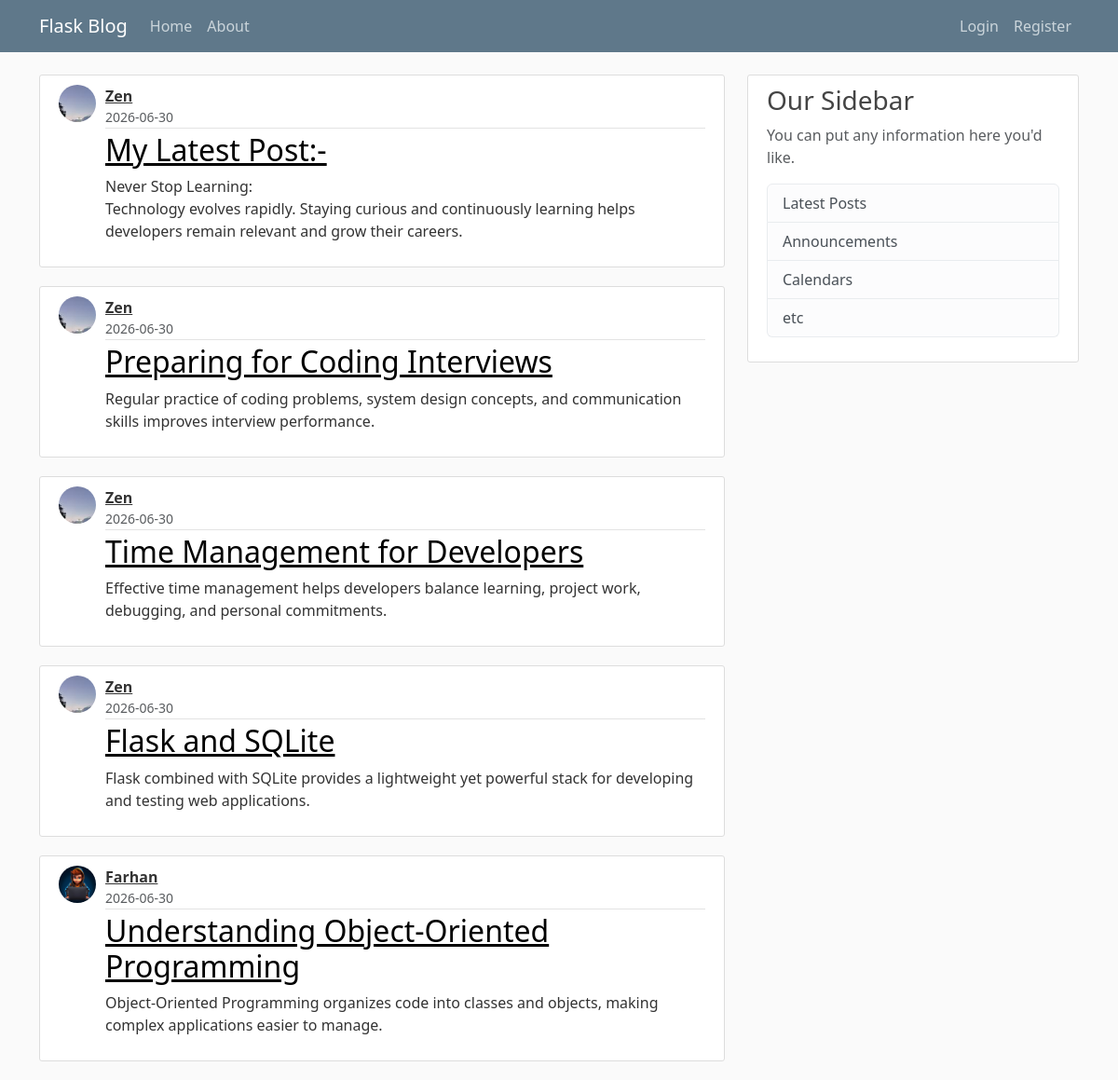
The page /home on the database its author committed.
### app/models.py (models this page shows, shortened)
class Post(db.Model):
    id = db.Column(db.Integer, primary_key = True)
    title = db.Column(db.String(100), nullable = False)
    date_posted = db.Column(db.DateTime, nullable = False, default = datetime.utcnow )
    content = db.Column(db.Text, nullable = False)
    user_id = db.Column(db.Integer, db.ForeignKey('user.id'), nullable=False)

class User(db.Model, UserMixin):
    id = db.Column(db.Integer, primary_key = True)
    username = db.Column(db.String(20), unique = True, nullable = False)
    email = db.Column(db.String(120), unique = True, nullable = False)
    image_file = db.Column(db.String(20), nullable = False, default = 'default.jpg')
    password = db.Column(db.String(60), nullable = False)
    posts = db.relationship('Post', backref = 'author', lazy = True)

### app/routes.py (the view)
@app.route("/")
@app.route("/home")
def home():
    page = request.args.get('page', 1, type = int)
    posts = Post.query.order_by(Post.date_posted.desc()).paginate(page = page, per_page = 5)
    return render_template('home.html', posts = posts)

### app/templates/home.html
{% extends "layout.html"%}
{% block content %}
{% for post in posts %}
<article class="media content-section">
    <img class="rounded-circle post-avatar"
         src="{{ url_for('static', filename='profile_pics/' + post.author.image_file) }}">
    <div class="media-body">
        <div class="article-metadata">
            <div class="author-block">
                <a class="author-name" href="#">{{ post.author.username }}</a>
                <small class="text-muted d-block">
                    {{ post.date_posted.strftime('%Y-%m-%d') }}
                </small>
            </div>
        </div>
        <h2 class="article-title" ><a href="{{ url_for('post', post_id = post.id)}}">{{ post.title }}</a></h2>
        <p class="article-content">{{ post.content }}</p>
    </div>
</article>
{% endfor %}
{% endblock content %}

### app/templates/layout.html (shortened to what this page needs)
<!DOCTYPE html>
<html>
<head>
    <link rel="stylesheet" href="https://cdn.jsdelivr.net/npm/bootstrap@5.3.8/dist/css/bootstrap.min.css"
>
    <link rel="stylesheet" type="text/css" href="{{ url_for('static',  filename = 'main.css') }}">
</head>
<body>
    <header class="site-header">
        <nav class="navbar navbar-expand-md navbar-dark bg-steel fixed-top">
            <div class="container">
                <a class="navbar-brand me  -4" href="/">Flask Blog</a>
                <div class="collapse navbar-collapse" id="navbarToggle">
                    <ul class="navbar-nav me-auto">
                        <li class="nav-item">
                            <a class="nav-link" href="{{ url_for('home') }}">Home</a>
                        </li>
                        <li class="nav-item">
                            <a class="nav-link" href="{{ url_for('about') }}">About</a>
                        </li>
                    </ul>
                    <ul class="navbar-nav ms-auto">
                        {% if current_user.is_authenticated %}
                        <li class="nav-item">
                            <a class="nav-link" href="{{ url_for('new_post') }}">New Post</a>
                        </li>
                        <li class="nav-item">
                            <a class="nav-link" href="{{ url_for('account') }}">Account</a>
                        </li>
                        <li class="nav-item">
                            <a class="nav-link" href="{{ url_for('logout') }}">Logout</a>
                        </li>
                        {% else %}
                        <li class="nav-item">
                            <a class="nav-link" href="{{ url_for('login') }}">Login</a>
                        </li>
                        <li class="nav-item">
                            <a class="nav-link" href="{{ url_for('register') }}">Register</a>
                        </li>
                        {% endif %}
                    </ul>
                </div>
            </div>
        </nav>
    </header>
    <main role="main" class="container">
        <div class="row">
            <div class="col-md-8">
                {% block content %}{% endblock %}
            </div>
            <div class="col-md-4">
                <div class="content-section">
                    <h3>Our Sidebar</h3>
                    <p class='text-muted'>You can put any information here you'd like.
                    <ul class="list-group">
                        <li class="list-group-item list-group-item-light">Latest Posts</li>
                        <li class="list-group-item list-group-item-light">Announcements</li>
                        <li class="list-group-item list-group-item-light">Calendars</li>
                        <li class="list-group-item list-group-item-light">etc</li>
                    </ul>
                    </p>
                </div>
            </div>
        </div>
    </main>
</body>
</html>

### app/Static/main.css (style rules this page uses)
body { background: #fafafa; color: #333333; margin-top: 5rem; }
h1, h2, h3, h4, h5, h6 { color: #444444; }
.bg-steel { background-color: #5f788a; }
.site-header .navbar-nav .nav-link { color: #cbd5db; }
.content-section { background: #ffffff; padding: 10px 20px; border: 1px solid #dddddd; border-radius: 3px; margin-bottom: 20px; }
.article-title a { color: black; }
.article-content { white-space: pre-line; }
.article-metadata { padding-bottom: 1px; margin-bottom: 4px; border-bottom: 1px solid #e3e3e3 }
.post-avatar { width: 40px; height: 40px; border-radius: 50%; object-fit: cover; margin-right: 10px; }
.article-metadata { padding-bottom: 1px; margin-bottom: 4px; border-bottom: 1px solid #e3e3e3; }
.author-block { display: flex; flex-direction: column; }
.author-name { font-weight: bold; color: #333; }
.media { display: flex; align-items: flex-start; }
.media-body { flex: 1; }

### rows shown on the page
Post: image_file (picture), author.username "Zen", date_posted "2026-06-30", title "My Latest Post:-", content "Never Stop Learning: Technology evolves rapidly. Staying curious and continuously learning helps developers remain relevant and grow their careers."
Post: image_file (picture), author.username "Zen", date_posted "2026-06-30", title "Preparing for Coding Interviews", content "Regular practice of coding problems, system design concepts, and communication skills improves interview performance."
Post: image_file (picture), author.username "Zen", date_posted "2026-06-30", title "Time Management for Developers", content "Effective time management helps developers balance learning, project work, debugging, and personal commitments."
Post: image_file (picture), author.username "Zen", date_posted "2026-06-30", title "Flask and SQLite", content "Flask combined with SQLite provides a lightweight yet powerful stack for developing and testing web applications."
Post: image_file (picture), author.username "Farhan", date_posted "2026-06-30", title "Understanding Object-Oriented Programming", content "Object-Oriented Programming organizes code into classes and objects, making complex applications easier to manage."
